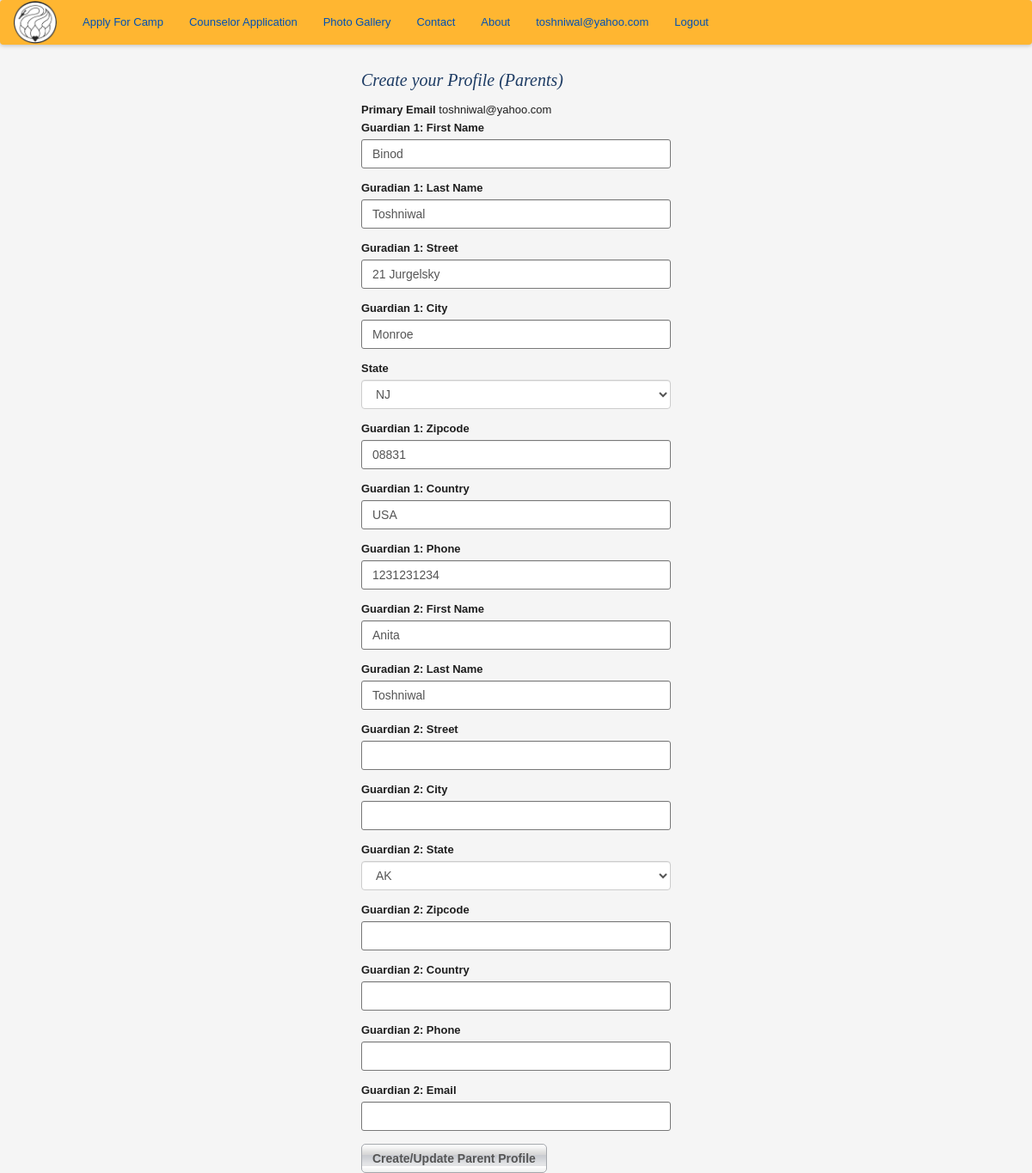
Before: /update_parent_profile/3 (signed in) with the older database file.
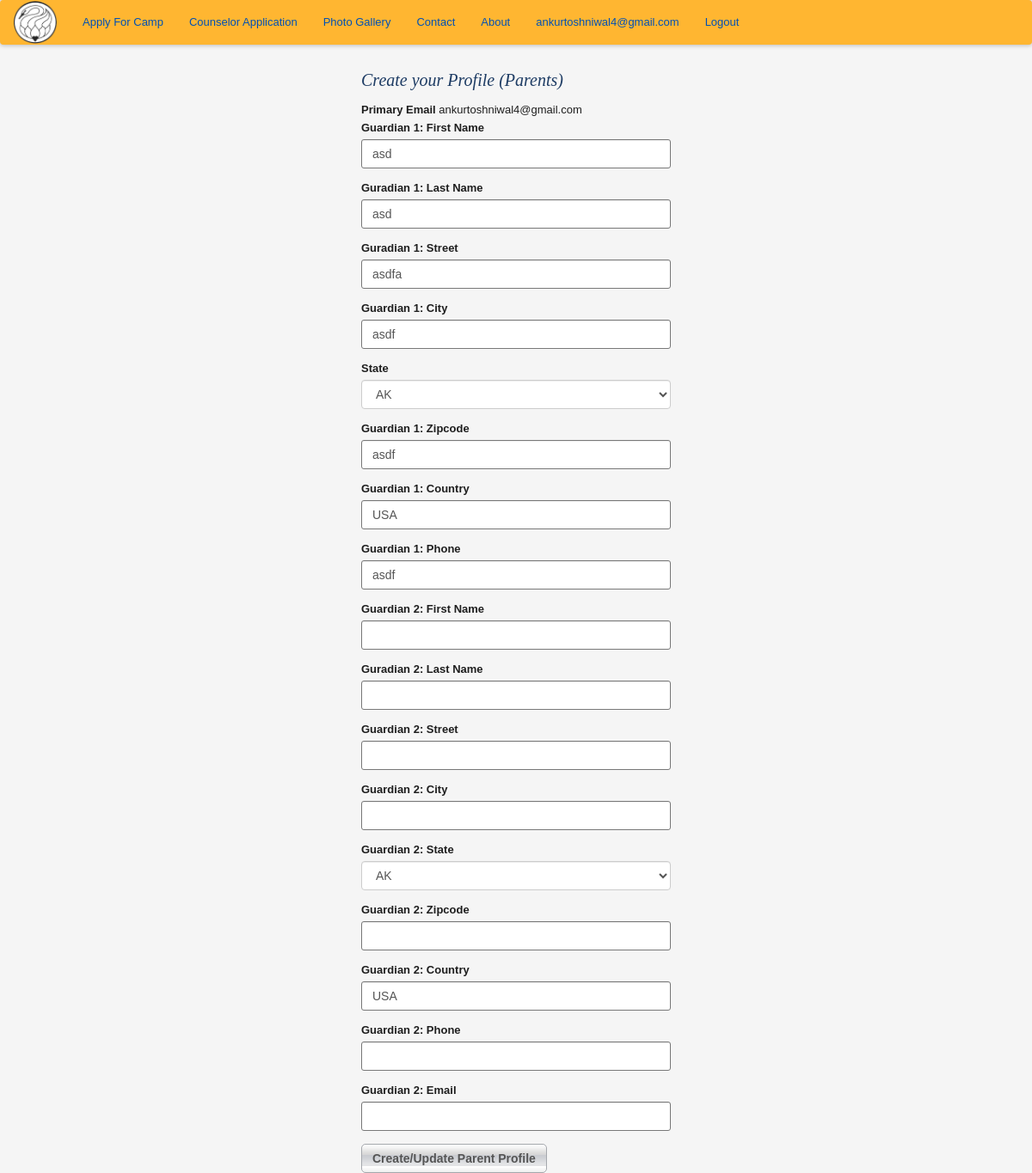
After: the same page with the newer database file.
### app/models.py (models this page shows, shortened)
class User(UserMixin, db.Model):
    __tablename__ = 'user'
    id = db.Column(db.Integer, primary_key=True)
    email = db.Column(db.String(64), unique=True, index=True)
    password_hash = db.Column(db.String(128))
    parents = db.relationship('Parents', backref='user', uselist=False)
    @property
    def password(self):
        raise AttributeError('password is not a readable attribute')

class Parents(db.Model):
    __tablename__ = 'parents'
    id = db.Column(db.Integer, primary_key = True)
    g1fn = db.Column(db.String(64), index = True)
    g1ln = db.Column(db.String(64), index = True)
    g2fn = db.Column(db.String(64), index = True)
    g2ln = db.Column(db.String(64), index = True)
    g1street = db.Column(db.String(64))
    g1city = db.Column(db.String(64))
    g1state = db.Column(db.String(64))
    g1zipcode = db.Column(db.String(64))
    g1country = db.Column(db.String(64))
    g2street = db.Column(db.String(64))
    g2city = db.Column(db.String(64))
    g2state = db.Column(db.String(64))
    g2zipcode = db.Column(db.String(64))
    g2country = db.Column(db.String(64))
    g1phone = db.Column(db.String(64))
    g2phone = db.Column(db.String(64))
    g2email = db.Column(db.String(64))
    user_id = db.Column(db.Integer, db.ForeignKey('user.id'))
    campers = db.relationship('Camper', backref='parents', lazy='dynamic')

### app/controller.py (the view, shortened to what this page needs)
@app.route('/update_parent_profile/<int:parents_id>', methods=['GET', 'POST'])
@login_required
def edit_parent_profile(parents_id):
    parents = Parents.query.get(parents_id)
    form = UpdateParentProfileForm(obj=parents)
    return render_template('parent_profile.html', form=form)

### app/models.py (called while the page is built)
@login_manager.user_loader
def load_user(user_id):
    return User.query.filter_by(email=user_id).first()

### app/templates/parent_profile.html (shortened to what this page needs)
{% extends "base_templates/base.html" %}
{% import "bootstrap/wtf.html" as wtf %}
{% block content %}
    <div class= "container">
        <div class="row">
            <div class= "col-md-offset-4 col-md-4">
                <h1> Create your Profile (Parents)</h1>
                    <label>Primary Email</label>
                    {{current_user.email}}
                    {{ wtf.quick_form(form) }}
            </div>
        </div>
    </div>
{% endblock %}

### app/templates/base_templates/nav.html
<nav class="navbar navbar-dark">
  <a class="navbar-brand" href="{{ url_for('home') }}"><img style="width: 50px;" src="static/images/hhsclogo.png"></a>
  <ul class="nav navbar-nav">
    <li class="nav-item">
      <a class="nav-link" href="{{ url_for('auth.create_account') }}">Apply For Camp</a>
    </li>
    <li class="nav-item">
      <a class="nav-link" href="#">Counselor Application</a>
    </li>
    <li>
      <a>Photo Gallery</a>
    </li>
    <li>
      <a>Contact</a>
    </li>
    <li>
      <a>About</a>
    </li>
    {% if current_user.is_authenticated() %}
    <li class="nav-item pull-right">
      <a href="{{url_for('auth.logout')}}">Logout</a>
    </li>
    <li class= "nav-item pull-right">
      <a href="{{url_for('dashboard')}}">{{ current_user.email }}</a>
    </li>
    {% endif %}
  </ul>
</nav>

Changed rows visible on the page:
changed User: email "toshniwal@yahoo.com" → "ankurtoshniwal4@gmail.com"
changed Parents "AK": g1fn "Binod" → "asd"; g1ln "Toshniwal" → "asd"; g1street "21 Jurgelsky" → "asdfa"; g1city "Monroe" → "asdf"; g1state "NJ" → "AK"; g1zipcode "08831" → "asdf"; g1phone "1231231234" → "asdf"; g2fn "Anita" → (not shown); g2ln "Toshniwal" → (not shown); g2country (not shown) → "USA"
